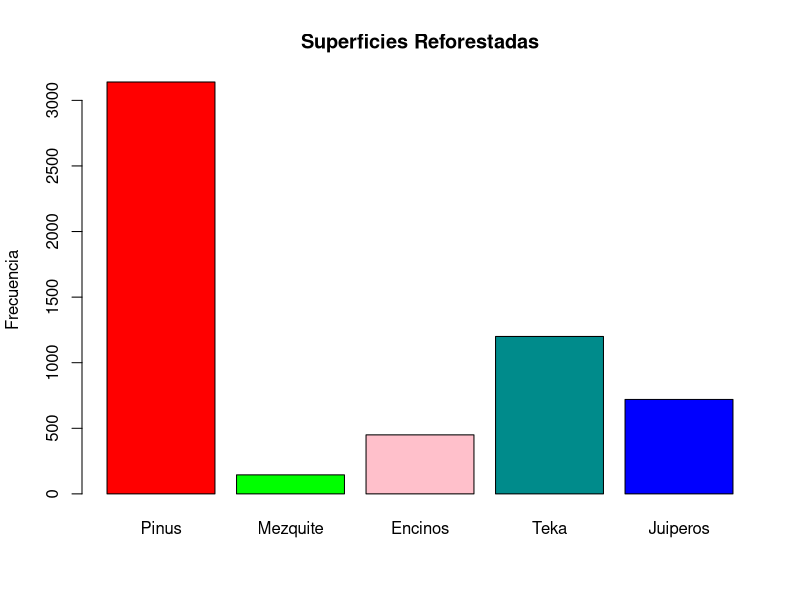
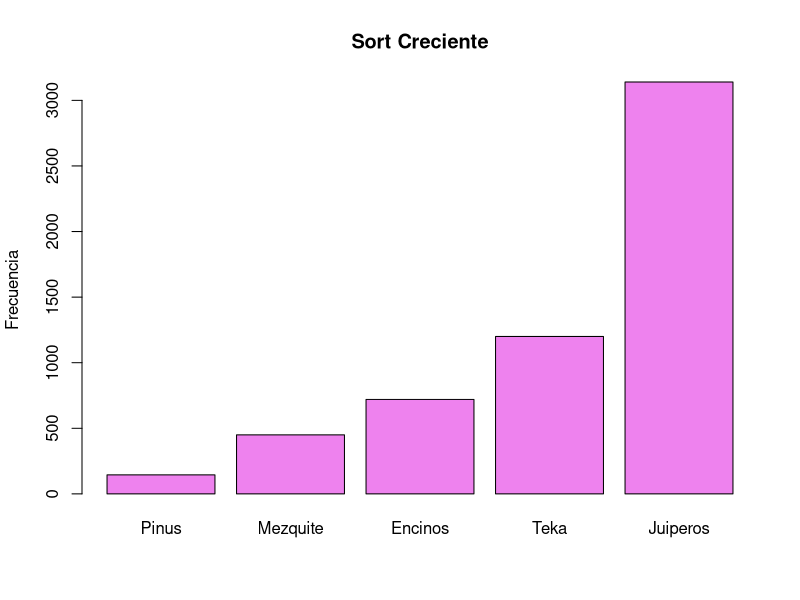
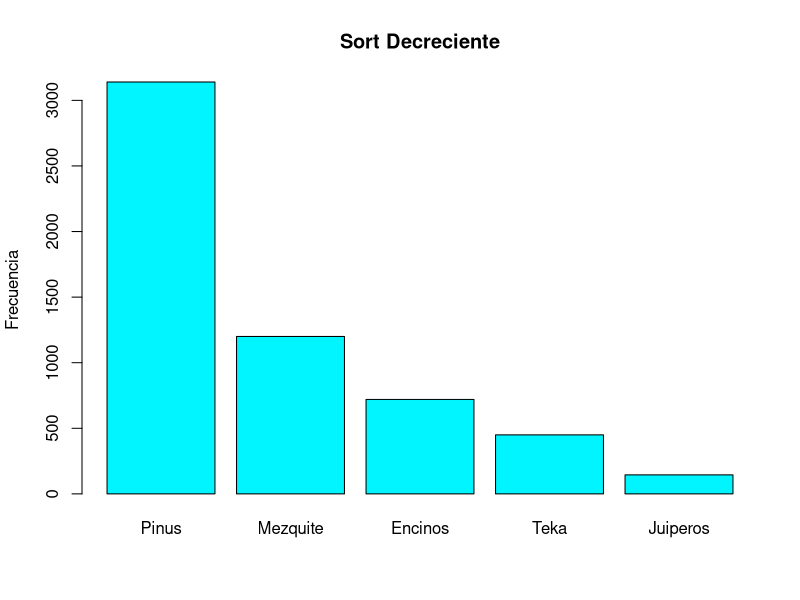

Recreate these plots in R, in order.
#Marlen Gutierrez Barrientos 
#30/08/2022
#Tarea 1
 

# PROBLEMA #1 -------------------------------------------------------------

#Un investigador realiza un inventario de la superﬁcie reforestada por especie en la región centro mediante los reporte emitidos por CONAFOR. El investigador encuentra que la superﬁcie reforestada con diferentes especies son las siguientes:
  
Pinus <- 3140; Mezquite <- 145; Encinos <- 450;
Teka <- 1200; Juiperos <- 720

#crea un vector llamdado superficie

superficie <- c()
superficie <- c(Pinus, Mezquite, Encinos, Teka, Juiperos)


#Usa la funcion barplot para producir un diagrama de barras de la superficie por especie

barplot (superficie, main = "Superficies Reforestadas", ylab= "Frecuencia",
         names.arg= c("Pinus", "Mezquite", "Encinos", "Teka", "Juiperos"), 
         col = c("red","green","pink","darkcyan","blue"))


#Descubra como utilizar sort para ordenar los elementos en la variable superficie, con el fin de organizar elementos en gastos en orden creciente

s_creciente <- sort(superficie)

#barplot para grafico de barras en orden creciente

barplot (s_creciente, main = "Sort Creciente", ylab = "Frecuencia",
         names.arg= c("Pinus", "Mezquite", "Encinos", "Teka", "Juiperos"),
         col = "violet")

#sort para orden decreciente
s_decreciente <- sort (superficie, decreasing = T)

#barplot para grafico de barras en orden decreciente

barplot (s_decreciente, main = "Sort Decreciente", ylab = "Frecuencia",
         names.arg= c("Pinus", "Mezquite", "Encinos", "Teka", "Juiperos"),
         col = "turquoise1")

#determinar la media de la variable superficie

mean (superficie)


# PROBLEMA 2 --------------------------------------------------------------

#Un técnico examina 30 cajas de Petri en las que se colocaron para germinar seis semillas y después de cierto tiempo cuenta el número de semillas germinadas en cada una de ellas. Los valores de las 30 observaciones son los siguientes:

#Ingresar los datos en una variable llamada germinación
germinacion <- c(4, 1, 6, 2, 4, 2, 4, 2, 4, 6, 3, 5, 3, 2, 5, 4, 0, 5, 4, 
                 2, 4, 5, 3, 5, 3, 5, 4, 3, 6, 2)

#Determinar la media de germinación de las 30 cajas Petri
mean(germinacion)

#Averigue como determinar la desviación estándar 
help (sd)
sd(germinacion)


# PROBLEMA 3 --------------------------------------------------------------

#Una viverista mide la altura alcanzada por 25 plantas de Prosopis de un año de edad, obteniendo los siguientes valores:

#Ingresar los datos en una variable llamada altura

altura <- c(38, 14, 44, 11, 9, 21, 39, 28, 41, 4, 35, 24, 36, 12,
            20, 31, 24, 25, 10, 21, 11, 36, 37, 20, 26)

#Determinar la media de altura de las plántulas de Prosopis
mean (altura)

#Determinar la desviacíon estándar de la variable altura
sd(altura)



